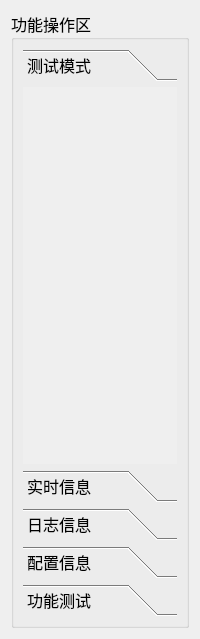
<?xml version="1.0" encoding="UTF-8"?>
<ui version="4.0">
 <class>ToolBoxWid</class>
 <widget class="QWidget" name="ToolBoxWid">
  <property name="geometry">
   <rect>
    <x>0</x>
    <y>0</y>
    <width>200</width>
    <height>639</height>
   </rect>
  </property>
  <property name="windowTitle">
   <string>Form</string>
  </property>
  <layout class="QGridLayout" name="gridLayout">
   <item row="0" column="0">
    <widget class="QGroupBox" name="groupBox">
     <property name="font">
      <font>
       <family>微软雅黑</family>
       <pointsize>12</pointsize>
      </font>
     </property>
     <property name="title">
      <string>功能操作区</string>
     </property>
     <layout class="QGridLayout" name="gridLayout_2">
      <item row="0" column="0">
       <widget class="QToolBox" name="toolBox">
        <property name="currentIndex">
         <number>0</number>
        </property>
        <widget class="QWidget" name="modePage">
         <property name="geometry">
          <rect>
           <x>0</x>
           <y>0</y>
           <width>154</width>
           <height>356</height>
          </rect>
         </property>
         <attribute name="label">
          <string>测试模式</string>
         </attribute>
        </widget>
        <widget class="QWidget" name="statusPage">
         <property name="geometry">
          <rect>
           <x>0</x>
           <y>0</y>
           <width>154</width>
           <height>356</height>
          </rect>
         </property>
         <attribute name="label">
          <string>实时信息</string>
         </attribute>
        </widget>
        <widget class="QWidget" name="logsPage">
         <property name="geometry">
          <rect>
           <x>0</x>
           <y>0</y>
           <width>154</width>
           <height>356</height>
          </rect>
         </property>
         <attribute name="label">
          <string>日志信息</string>
         </attribute>
        </widget>
        <widget class="QWidget" name="settingPage">
         <property name="geometry">
          <rect>
           <x>0</x>
           <y>0</y>
           <width>154</width>
           <height>356</height>
          </rect>
         </property>
         <attribute name="label">
          <string>配置信息</string>
         </attribute>
        </widget>
        <widget class="QWidget" name="testPage">
         <property name="geometry">
          <rect>
           <x>0</x>
           <y>0</y>
           <width>154</width>
           <height>356</height>
          </rect>
         </property>
         <attribute name="label">
          <string>功能测试</string>
         </attribute>
        </widget>
       </widget>
      </item>
     </layout>
    </widget>
   </item>
  </layout>
 </widget>
 <resources/>
 <connections/>
</ui>
